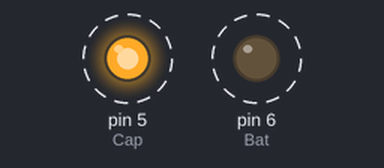
Bench run of a sketch on a simulated Arduino Uno, built with avr-gcc and run on an emulated ATmega328P. Shown: output pins drawn as LEDs (lit = HIGH). Dashed ring = blinking.

Above: at 0.2 s.
Timing chart, 0 to 3.0 s (numbered marks = the images above):
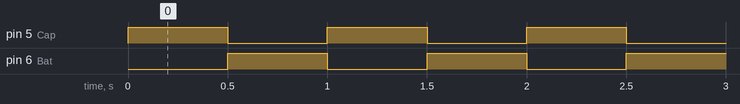

The sketch:

Relay.ino
```cpp
#define Cap 5
#define Bat 6

void setup() {
  pinMode(Cap , OUTPUT);
  pinMode(Bat , OUTPUT);
}
int  x=500;

void loop() {
    digitalWrite(Cap,HIGH);  // put your main code here, to run repeatedly:
    delay(x);
    digitalWrite(Cap,LOW);
    digitalWrite(Bat,HIGH);  // put your main code here, to run repeatedly:
    delay(x);
    digitalWrite(Bat,LOW);

}
```

Measured:
- by itself, pin 5 (Cap), pin 6 (Bat): alternates HIGH for 0.50 s and LOW for 0.50 s
- by itself, everything shown: repeats every 1.0 s, in 3 steps
